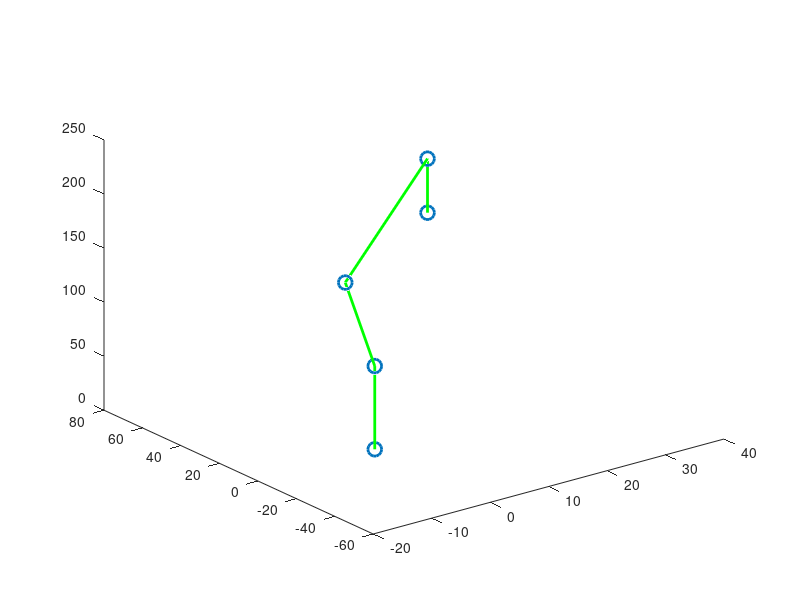

The MATLAB source for this figure:
close all
clear all
d_1=77;
l_1=150;
l_2=150;
l_3=50;
phi=pi;
theta_1 = 1.153747084806411; %input theta_1
theta_2 = 1.898538551827188;
theta_3 = -2.354254023099021;
theta_4 = 3.597308124861626;
%---------------------------------------------------------
%plot the robot based on forward kinematics
%---------------------------------------------------------
% calcutatin the coordinates of joint centers and point P
O_1x=0;
O_1y=0;
O_1z=0;
O_2x=0;
O_2y=0;
O_2z=d_1;
O_3x=O_2x+l_1*cos(theta_2)*cos(theta_1);
O_3y=O_2y+l_1*cos(theta_2)*sin(theta_1);
O_3z=O_2z+l_1*sin(theta_2);
O_4x= O_3x+l_2*cos(theta_3+theta_2)*cos(theta_1);%complete this line
O_4y= O_3y+l_2*cos(theta_3+theta_2)*sin(theta_1);%complete this line
O_4z= O_3z+l_2*sin(theta_2+theta_3);%complete this line
Px= O_4x+l_3*sin(theta_4+theta_3+theta_2)*cos(theta_1);%complete this line
Py= O_4y+l_3*sin(theta_4+theta_3+theta_2)*sin(theta_1);%complete this line
Pz= O_4z+l_3*cos(theta_2+theta_3+theta_4);%complete this line
% plot the robot
XX=[O_1x O_2x O_3x O_4x Px];
YY=[O_1y O_2y O_3y O_4y Py];
ZZ=[O_1z O_2z O_3z O_4z Pz];
XXj=[O_1x O_2x O_3x O_4x Px];
YYj=[O_1y O_2y O_3y O_4y Py];
ZZj=[O_1z O_2z O_3z O_4z Pz];
plot3(XXj,YYj,ZZj,'o','LineWidth',2,'MarkerSize',10);
hold on;
plot3(XX,YY,ZZ, 'g','LineWidth',2);
hold off;